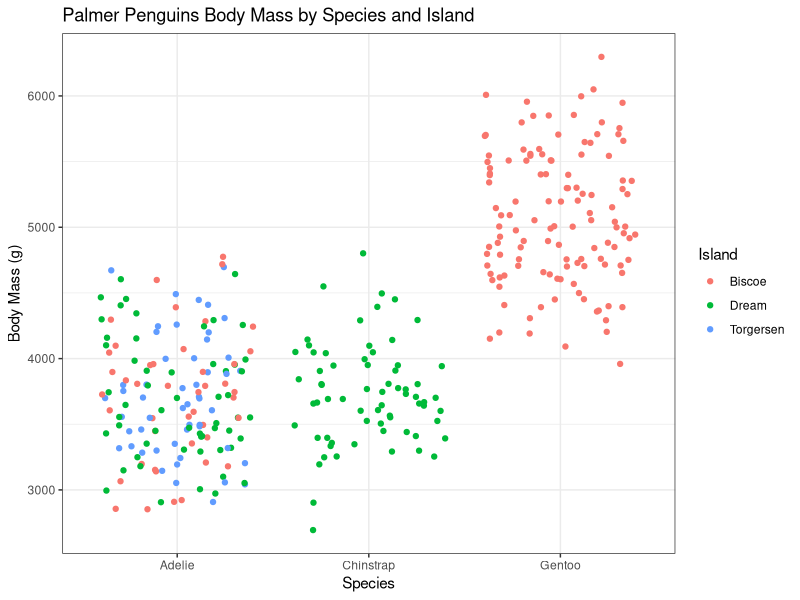

Write the R code that produced this figure.
library(tidyverse)
library(palmerpenguins)
## I am making a short plot of pamlmer pengins to see how to commit into github

### palmer penguins plot
ggplot(data = penguins, aes(x= species, y = body_mass_g, colour = island)) +
  geom_jitter() +
  theme_bw() +
  labs(title = "Palmer Penguins Body Mass by Species and Island",
       x = "Species",
       y = "Body Mass (g)",
       colour = "Island") 
  